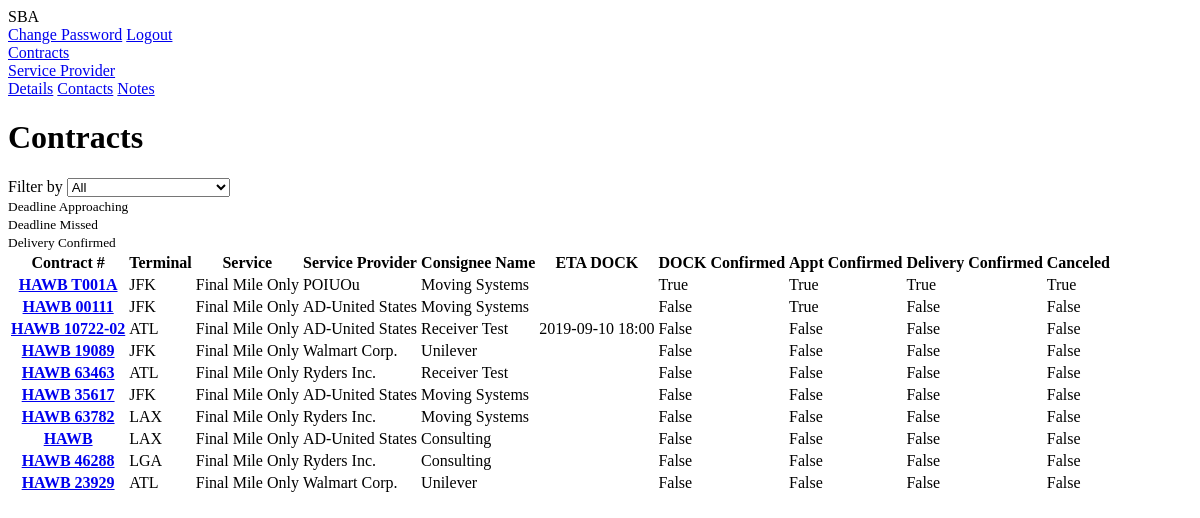
Page / (signed in) on the earlier database version.
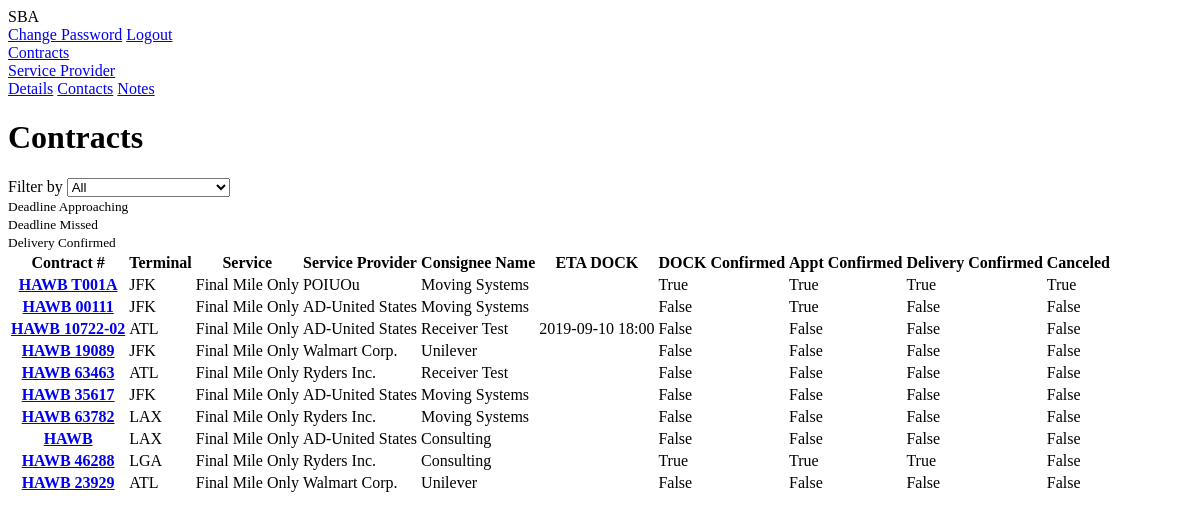
Same page on the later database version.
### service_providers/models.py (models this page shows, shortened)
class Contract(models.Model):
    num = models.CharField(max_length=30)
    terminal = models.CharField(max_length=25)
    service = models.CharField(max_length=15)  # "First Mile" or "Final Mile"
    service_type = models.CharField(max_length=25)  # "signature plus"
    service_provider = models.CharField(max_length=80)
    consignee_name = models.CharField(max_length=35)
    eta_dock = models.DateTimeField(blank=True, null=True)
    dock_confirmed = models.BooleanField(default=False)
    appointment_confirmed = models.BooleanField(default=False)
    delivery_confirmed = models.BooleanField(default=False)
    time_added = models.DateTimeField(default=datetime.now)
    deadline = models.DateTimeField(blank=True, null=True)
    account_id_num = models.CharField(max_length=25)
    account_name = models.CharField(max_length=25)
    account_ref_num = models.CharField(max_length=20)
    booker_name = models.CharField(max_length=35)
    latest_update = models.CharField(max_length=100, blank=True, null=True)
    is_canceled = models.BooleanField(default=False)

### service_providers/views.py (the view)
# urls.py: path('', login_required(spViews.contractsView), name="contracts"),
def contractsView(req):
    filter_by_param = req.GET.get('filterby', '')  # '' if not found
    if filter_by_param == 'dock-confirmed':
        contracts = Contract.objects.filter(dock_confirmed=True)
    elif filter_by_param == 'appt-confirmed':
        contracts = Contract.objects.filter(appointment_confirmed=True)
    elif filter_by_param == 'delivery-confirmed':
        contracts = Contract.objects.filter(delivery_confirmed=True)
    elif filter_by_param == 'canceled':
        contracts = Contract.objects.filter(is_canceled=True)
    else:
        contracts = Contract.objects.all()
    return render(req, 'contracts.html', {'contracts': contracts, 'filter_param': filter_by_param})

### service_providers/templates/contracts.html (shortened to what this page needs)
{% extends 'partials/sp_base.html' %}
{% block content %}
<div class="sp-body">
    <div class="sp-body-title">
        <h1>Contracts</h1>
    </div>
    <div class="sp-body-content">
        <div class="contracts-row">
            <div class="contracts-row-filter">
                Filter by
                <select id="filter-by" onchange="filterChanged();">
                    <option value="all">All</option>
                </select>
            </div>
            <div class="contracts-row-boxes float-right">
                <div class="box box-yellow"></div><small>Deadline Approaching</small>
                <div class="box box-red"></div><small>Deadline Missed</small>
                <div class="box box-green"></div><small>Delivery Confirmed</small>
            </div>
        </div>
        <table class="table table-bordered contracts-table">
            <thead class="contracts-table-header">
                <tr>
                    <th scope="col">Contract #</th>
                    <th scope="col">Terminal</th>
                    <th scope="col">Service</th>
                    <th scope="col">Service Provider</th>
                    <th scope="col">Consignee Name</th>
                    <th scope="col">ETA DOCK</th>
                    <th scope="col">DOCK Confirmed</th>
                    <th scope="col">Appt Confirmed</th>
                    <th scope="col">Delivery Confirmed</th>
                    <th scope="col">Canceled</th>
                </tr>
            </thead>
            <tbody>
                {% for contract in contracts %}
                <tr>
                    <th scope="row"><a href="{% url 'sp:contracts_details' contract.id %}">{{ contract.num }}</a>
                    </th>
                    <td>{{ contract.terminal }}</td>
                    <td>{{ contract.service }}</td>
                    <td>{{ contract.service_provider }}</td>
                    <td>{{ contract.consignee_name }}</td>
                    <td>{% firstof contract.eta_dock|date:'Y-m-d H:i' '' %}</td>
                    <td>{{ contract.dock_confirmed }}</td>
                    <td>{{ contract.appointment_confirmed }}</td>
                    <td>{{ contract.delivery_confirmed }}</td>
                    <td>{{ contract.is_canceled }}</td>
                </tr>
                {% endfor %}
            </tbody>
        </table>
    </div>
</div>
{% endblock %}

Differences in the rows shown:
changed Contract "HAWB 46288": dock_confirmed "False" → "True"; appointment_confirmed "False" → "True"; delivery_confirmed "False" → "True"
